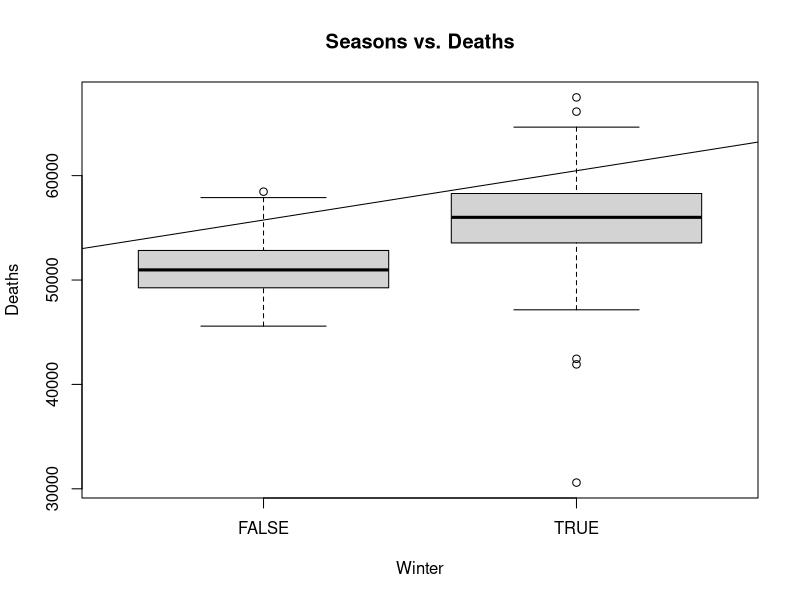
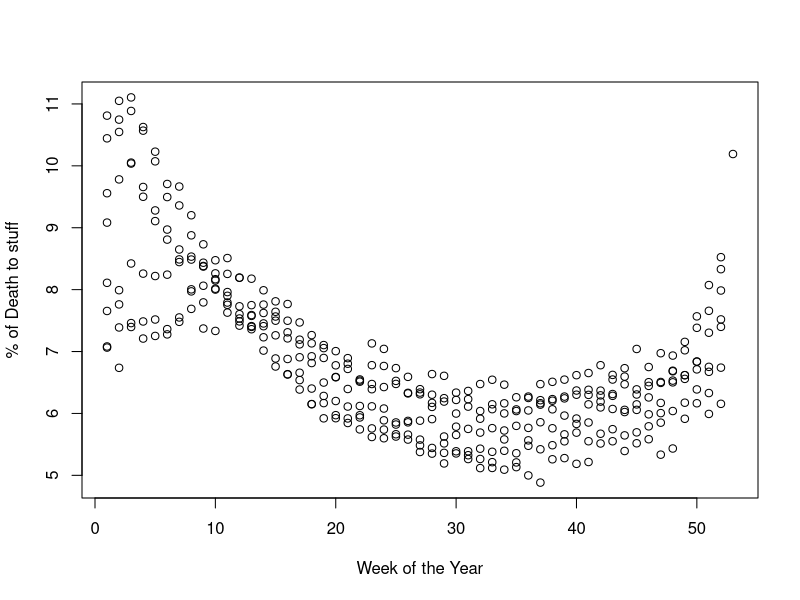

These charts were generated, in order, by the following R code:
flu = read.csv(file = "flu.csv")

is_winter = (flu$Week < 9 | flu$Week > 47)
flu = cbind(flu, is_winter)
# winter = subset(flu, Week < 9 | Week > 47)
# not_winter = subset(flu, Week > 8 & Week < 48 )

boxplot(
  flu$All.Deaths ~ flu$is_winter,
  xlab = "Winter",
  ylab = "Deaths",
  main = "Seasons vs. Deaths",
  pch = 1,
)
winter_model = lm(formula = flu$All.Deaths ~ flu$is_winter)
abline(winter_model)

ordered_flu = flu[order(is_winter),]

plot(
  ordered_flu$Percent.of.Deaths.Due.to.Pneumonia.and.Influenza ~ ordered_flu$Week,
  xlab = "Week of the Year",
  ylab = "% of Death to stuff",
  pch = 1,
)
